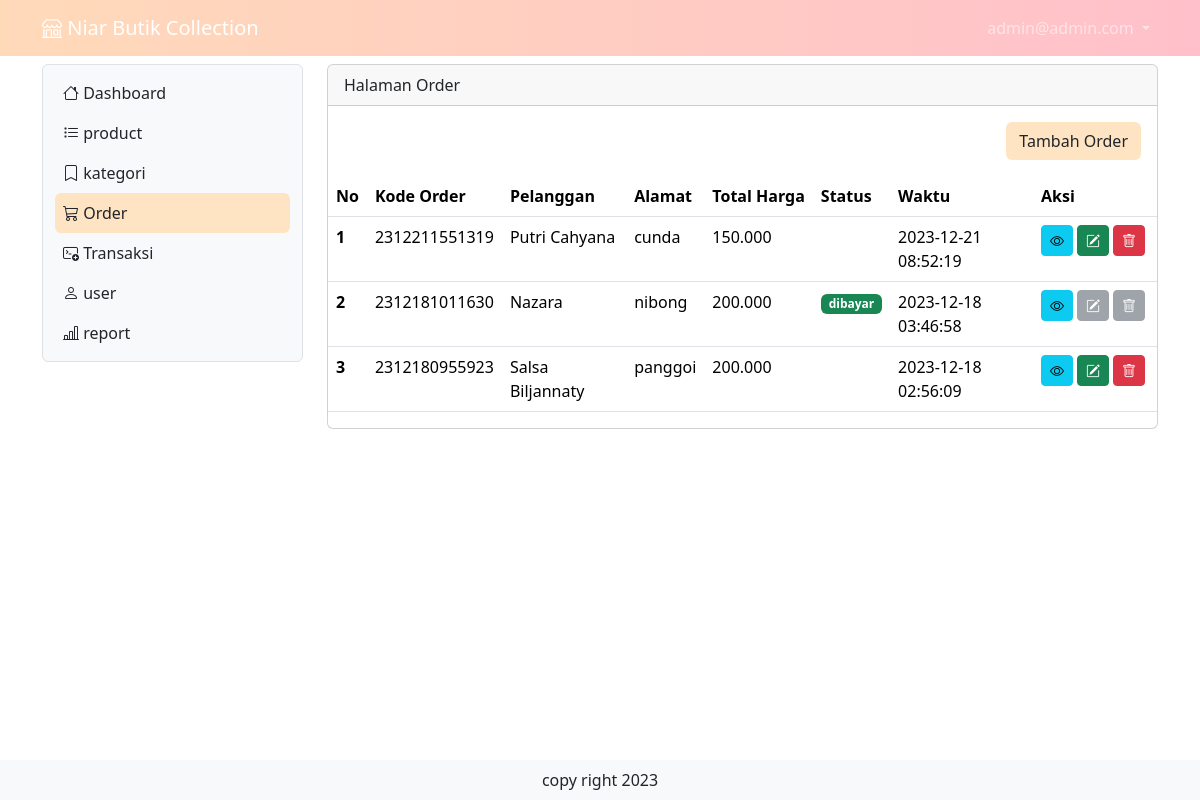
Screenshot of /order (signed in) with the database file from the repository.
### tables this page shows
CREATE TABLE IF NOT EXISTS `tb_user` (
  `id` int(11) NOT NULL AUTO_INCREMENT,
  `nama` varchar(200) DEFAULT NULL,
  `username` varchar(200) DEFAULT NULL,
  `password` varchar(200) DEFAULT NULL,
  `level` int(1) DEFAULT NULL,
  `nohp` varchar(15) DEFAULT NULL,
  `alamat` varchar(300) DEFAULT NULL,
  PRIMARY KEY (`id`)
);

CREATE TABLE IF NOT EXISTS `tb_order` (
  `id_order` bigint(20) NOT NULL,
  `pelanggan` varchar(50) DEFAULT NULL,
  `admin` int(10) DEFAULT NULL,
  `alamat` varchar(200) DEFAULT NULL,
  `waktu_order` timestamp NOT NULL DEFAULT current_timestamp() ON UPDATE current_timestamp(),
  PRIMARY KEY (`id_order`),
  KEY `pelayan` (`admin`) USING BTREE,
  CONSTRAINT `FK_tb_order_tb_user` FOREIGN KEY (`admin`) REFERENCES `tb_user` (`id`) ON UPDATE CASCADE
);

### order.php (the view, shortened to what this page needs)
<?php
include "proses/connect.php";
$query = mysqli_query($conn, "SELECT tb_order.id_order, tb_order.pelanggan, tb_order.alamat,  tb_order.waktu_order, tb_bayar.id_bayar, SUM(tb_daftar_product.harga * tb_list_order.jumlah) AS total_harga
    FROM tb_order
    LEFT JOIN tb_list_order ON tb_list_order.kode_order = tb_order.id_order
    LEFT JOIN tb_daftar_product ON tb_daftar_product.id = tb_list_order.product
    LEFT JOIN tb_bayar ON tb_bayar.id_bayar = tb_order.id_order
    GROUP BY tb_order.id_order
    ORDER BY tb_order.waktu_order DESC");
while ($record = mysqli_fetch_array($query)) {
    $result[] = $record;
}
?>
<div class="col-lg-9 mt-2">
    <div class="card">
        <div class="card-header">
            Halaman Order
        </div>
        <div class="card-body">
            <div class="row">
                <div class="col d-flex justify-content-end">
                    <button class="btn" data-bs-toggle="modal" data-bs-target="#ModalTambahUser"
                        style="background-color: #FFE4C4;">
                        Tambah Order</button>
                </div>
            </div>
        </div>
        <?php
        if (empty($result)) {
            echo " Data menu Keripik Tidak Ada ";
        } else {
                ?>
            <div class="table-responsive">
                <table class="table table-hover">
                    <thead>
                        <tr class="text-nowrap">
                            <th scope="col">No</th>
                            <th scope="col">Kode Order </th>
                            <th scope="col">Pelanggan</th>
                            <th scope="col">Alamat</th>
                            <th scope="col">Total Harga</th>
                            <th scope="col">Status</th>
                            <th scope="col">Waktu </th>
                            <th scope="col">Aksi</th>
                        </tr>
                    </thead>
                    <tbody>
                        <?php
                        $no = 1;
                        foreach ($result as $row) {
                            ?>
                            <tr>
                                <th scope="row">
                                    <?php echo $no++ ?>
                                </th>
                                <td>
                                    <?php echo $row['id_order'] ?>
                                </td>
                                <td>
                                    <?php echo $row['pelanggan'] ?>
                                </td>
                                <td>
                                    <?php echo $row['alamat'] ?>
                                </td>
                                <td>
                                    <?php echo number_format((int) $row['total_harga'], 0, ',', '.') ?>
                                </td>
                                <td>
                                    <?php echo ((!empty($row['id_bayar']))) ? "<span class='badge text-bg-success'>dibayar</span>" : "" ; ?>
                                </td>
                                <td>
                                    <?php echo $row['waktu_order'] ?>
                                </td>
                                <td>
                                    <div class="d-flex">
                                        <a class="btn btn-info btn-sm me-1"
                                            href="./?x=orderitem&order= <?php echo $row['id_order'] . "&alamat=". $row['alamat'] . "&pelanggan=" . $row['pelanggan'] ?>"><i
                                                class="bi bi-eye"></i></a>
                                        <button class="<?php echo (!empty($row['id_bayar'])) ? "btn btn-secondary
                                                btn-sm me-1 disabled" : "btn btn-success btn-sm me-1"; ?>"
                                            data-bs-toggle="modal" data-bs-target="#ModalEdit<?php echo $row['id_order'] ?>"><i
                                                class="bi bi-pencil-square"></i></button>
                                        <button class="<?php echo (!empty($row['id_bayar'])) ? "btn btn-secondary
                                                btn-sm me-1 disabled" : "btn btn-danger btn-sm me-1"; ?>"
                                            data-bs-toggle="modal"
                                            data-bs-target="#ModalDelete<?php echo $row['id_order'] ?>"><i
                                                class="bi bi-trash"></i></button>
                                    </div>
                                </td>
                            </tr>
                            <?php
                        }
                        ?>
                    </tbody>
                </table>
            </div>
            <?php
        }
        ?>
    </div>
</div>
</div>

### header.php (shortened to what this page needs)
<nav class="navbar navbar-expand-lg navbar-dark sticky-top" id="grad1">
    <div class="container-lg">
        <a class="navbar-brand" href="."><i class="bi bi-shop"></i> Niar Butik Collection</a>
        <div class="collapse navbar-collapse justify-content-end" id="navbarNavDropdown">
            <ul class="navbar-nav">
                <li class="nav-item dropdown">
                    <a class="nav-link dropdown-toggle" href="#" role="button" data-bs-toggle="dropdown"
                        aria-expanded="false">
                        <?php echo $hasil['username']; ?>
                    </a>
                </li>
            </ul>
        </div>
    </div>
</nav>

### header.php (style rules this page uses)
#grad1 { background-color: peachpuff; background-image: linear-gradient(to right, rgba(255,0,0,0), rgb(255,192,203)); }

### rows the page displays
tb_user: username "admin@admin.com"
tb_order: id_order "2312211551319", pelanggan "Putri Cahyana", alamat "cunda", total_harga "150.000", waktu_order "2023-12-21 08:52:19"
tb_order: id_order "2312181011630", pelanggan "Nazara", alamat "nibong", total_harga "200.000", shows "dibayar", waktu_order "2023-12-18 03:46:58"
tb_order: id_order "2312180955923", pelanggan "Salsa Biljannaty", alamat "panggoi", total_harga "200.000", waktu_order "2023-12-18 02:56:09"
